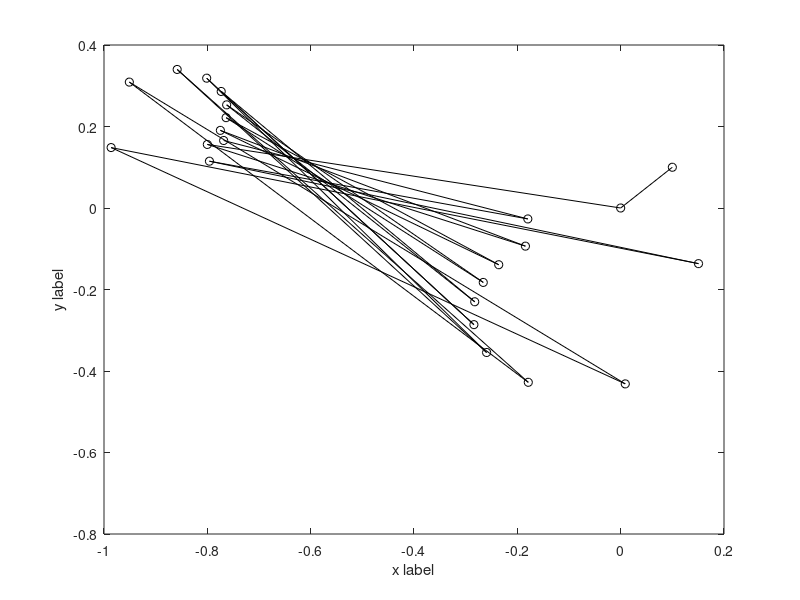

The MATLAB source for this figure:
 

% for a and b
nMax = 22
c = -0.8
d = 0.156

x = zeros(1,nMax)
y = zeros(1,nMax)

x(1)=0.1
y(1)=0.1

for n=2:nMax
    
    x(n + 1) = x(n).^2 - y(n).^2 + c 
    y(n + 1) = 2.*x(n).*y(n) + d
 
end 


figure(1); 
%plot(x,'-ok');
% for c
plot(x,y,'-ok');  % ok is to connect os with k color LOL
ylabel('y label')
xlabel('x label')

% for c



